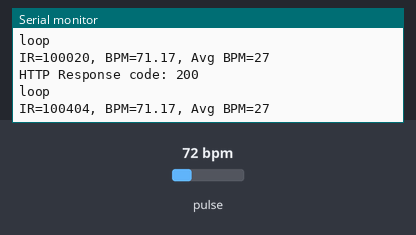
A sketch run on a simulated ESP32. On the bench: the last lines printed to the serial monitor. The test bench sets the inputs (shaded band); at power-on: pulse 72 bpm. WiFi joins after 1.5 s; servers stay silent unless stated; uploads are accepted with an empty reply.

Above: at 2.7 s.
2.8 s: pulse set to 42 bpm
At 2.95 s:
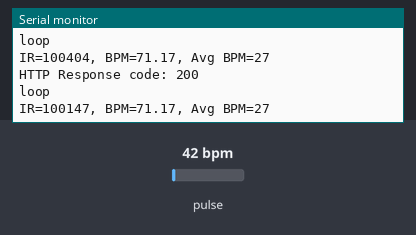
4.3 s: pulse set to 70 bpm
At 4.42 s:
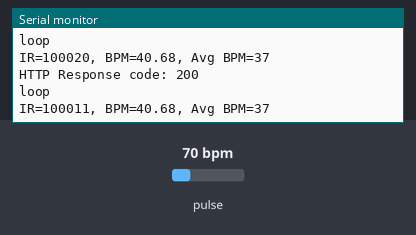
Timing chart, 0 to 7.3 s (numbered marks = the images above; inputs shaded):
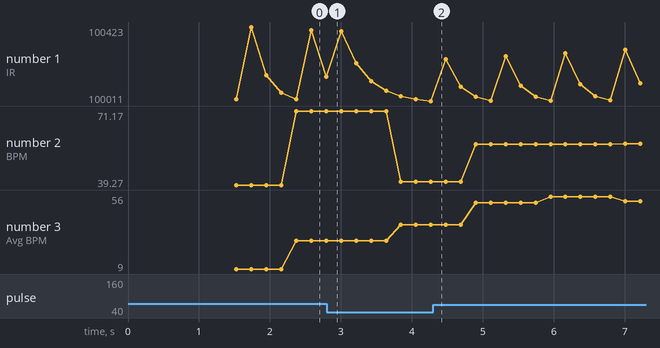

The sketch:

database_fyp.ino
```cpp
#include <WiFi.h>
#include <HTTPClient.h>

const char* ssid     = "Galaxy S10b3f4";
const char* password = "nopal3003";
WiFiServer server(80);

//Your Domain name with URL path or IP address with path
String serverName = "http://192.168.219.211/sleepband/insertbpm.php?bpm=";

#include <Adafruit_GFX.h>        //OLED  libraries
#include <Adafruit_SSD1306.h>
#include <Wire.h>
#include "MAX30105.h"           //MAX3010x library
#include "heartRate.h"          //Heart rate  calculating algorithm

MAX30105 particleSensor;

const byte RATE_SIZE  = 4; //Increase this for more averaging. 4 is good.
byte rates[RATE_SIZE]; //Array  of heart rates
byte rateSpot = 0;
long lastBeat = 0; //Time at which the last  beat occurred
float beatsPerMinute;
int beatAvg;

#define SCREEN_WIDTH  128 // OLED display width, in pixels
#define SCREEN_HEIGHT 32 // OLED display  height, in pixels
#define OLED_RESET    -1 // Reset pin # (or -1 if sharing Arduino  reset pin)

Adafruit_SSD1306 display(SCREEN_WIDTH, SCREEN_HEIGHT, &Wire, OLED_RESET);  //Declaring the display name (display)

static const unsigned char PROGMEM  logo2_bmp[] =
{ 0x03, 0xC0, 0xF0, 0x06, 0x71, 0x8C, 0x0C, 0x1B, 0x06, 0x18, 0x0E,  0x02, 0x10, 0x0C, 0x03, 0x10,              //Logo2 and Logo3 are two bmp pictures  that display on the OLED if called
0x04, 0x01, 0x10, 0x04, 0x01, 0x10, 0x40,  0x01, 0x10, 0x40, 0x01, 0x10, 0xC0, 0x03, 0x08, 0x88,
0x02, 0x08, 0xB8, 0x04,  0xFF, 0x37, 0x08, 0x01, 0x30, 0x18, 0x01, 0x90, 0x30, 0x00, 0xC0, 0x60,
0x00,  0x60, 0xC0, 0x00, 0x31, 0x80, 0x00, 0x1B, 0x00, 0x00, 0x0E, 0x00, 0x00, 0x04, 0x00,  };

static const unsigned char PROGMEM logo3_bmp[] =
{ 0x01, 0xF0, 0x0F,  0x80, 0x06, 0x1C, 0x38, 0x60, 0x18, 0x06, 0x60, 0x18, 0x10, 0x01, 0x80, 0x08,
0x20,  0x01, 0x80, 0x04, 0x40, 0x00, 0x00, 0x02, 0x40, 0x00, 0x00, 0x02, 0xC0, 0x00, 0x08,  0x03,
0x80, 0x00, 0x08, 0x01, 0x80, 0x00, 0x18, 0x01, 0x80, 0x00, 0x1C, 0x01,  0x80, 0x00, 0x14, 0x00,
0x80, 0x00, 0x14, 0x00, 0x80, 0x00, 0x14, 0x00, 0x40,  0x10, 0x12, 0x00, 0x40, 0x10, 0x12, 0x00,
0x7E, 0x1F, 0x23, 0xFE, 0x03, 0x31,  0xA0, 0x04, 0x01, 0xA0, 0xA0, 0x0C, 0x00, 0xA0, 0xA0, 0x08,
0x00, 0x60, 0xE0,  0x10, 0x00, 0x20, 0x60, 0x20, 0x06, 0x00, 0x40, 0x60, 0x03, 0x00, 0x40, 0xC0,
0x01,  0x80, 0x01, 0x80, 0x00, 0xC0, 0x03, 0x00, 0x00, 0x60, 0x06, 0x00, 0x00, 0x30, 0x0C,  0x00,
0x00, 0x08, 0x10, 0x00, 0x00, 0x06, 0x60, 0x00, 0x00, 0x03, 0xC0, 0x00,  0x00, 0x01, 0x80, 0x00  };


void setup()
{
    Serial.begin(115200);


    delay(10);

    // We start by connecting to a WiFi network

    Serial.println();
    Serial.println();
    Serial.print("Connecting to ");
    Serial.println(ssid);

    WiFi.begin(ssid, password);

    while (WiFi.status() != WL_CONNECTED)
    {
        delay(500);
        Serial.print(".");
    }

    Serial.println("");
    Serial.println("WiFi connected.");
    Serial.println("IP address: ");
    Serial.println(WiFi.localIP());


    Serial.println("Initializing...");

  // Initialize sensor
  if (!particleSensor.begin(Wire, I2C_SPEED_FAST)) {
    Serial.println("MAX30102 was not found. Please check wiring/power. ");
    while (1);
  }
  Serial.println("Place your index finger on the sensor with steady pressure.");

  particleSensor.setup(); //Configure sensor with default settings
  particleSensor.setPulseAmplitudeRed(0x0A); //Turn Red LED to low to indicate sensor is running
  particleSensor.setPulseAmplitudeGreen(0); //Turn off Green LED


}

//int value = 0;

void loop(){

Serial.println("loop");

// long irValue = particleSensor.getIR();    //Reading the IR value it will permit us to know if there's a finger on the  sensor or not
                                           //Also detecting a heartbeat
  long irValue = particleSensor.getIR();

  if (checkForBeat(irValue) == true) {
    //We sensed a beat!
    long delta = millis() - lastBeat;
    lastBeat = millis();

    beatsPerMinute = 60 / (delta / 1000.0);

    if (beatsPerMinute < 255 && beatsPerMinute > 20) {
      rates[rateSpot++] = (byte)beatsPerMinute; //Store this reading in the array
      rateSpot %= RATE_SIZE; //Wrap variable

      //Take average of readings
      beatAvg = 0;
      for (byte x = 0 ; x < RATE_SIZE ; x++)
        beatAvg += rates[x];
      beatAvg /= RATE_SIZE;
    }
  }

  Serial.print("IR=");
  Serial.print(irValue);
  Serial.print(", BPM=");
  Serial.print(beatsPerMinute);
  Serial.print(", Avg BPM=");
  Serial.print(beatAvg);

  if (irValue < 50000)
    Serial.print(" No finger?");

  Serial.println();

  if(WiFi.status()== WL_CONNECTED){
      HTTPClient http;

      String serverPath = serverName + beatAvg;

      // Your Domain name with URL path or IP address with path
      http.begin(serverPath.c_str());

      // If you need Node-RED/server authentication, insert user and password below
      //http.setAuthorization("REPLACE_WITH_SERVER_USERNAME", "REPLACE_WITH_SERVER_PASSWORD");

      // Send HTTP GET request
      int httpResponseCode = http.GET();

      if (httpResponseCode>0) {
        Serial.print("HTTP Response code: ");
        Serial.println(httpResponseCode);
        String payload = http.getString();
        Serial.println(payload);
      }
      else {
        Serial.print("Error code: ");
        Serial.println(httpResponseCode);
      }
      // Free resources
      http.end();
    }


}
```

Measured:
- plotted number 1: 100147 → 100011 after the input at 2.8 s, 100011 → 100057 after the input at 4.3 s
- plotted number 2: 71.17 → 40.68 after the input at 2.8 s, 40.68 → 56.93 after the input at 4.3 s
- plotted number 3: 27 → 37 after the input at 2.8 s, 37 → 56 after the input at 4.3 s
